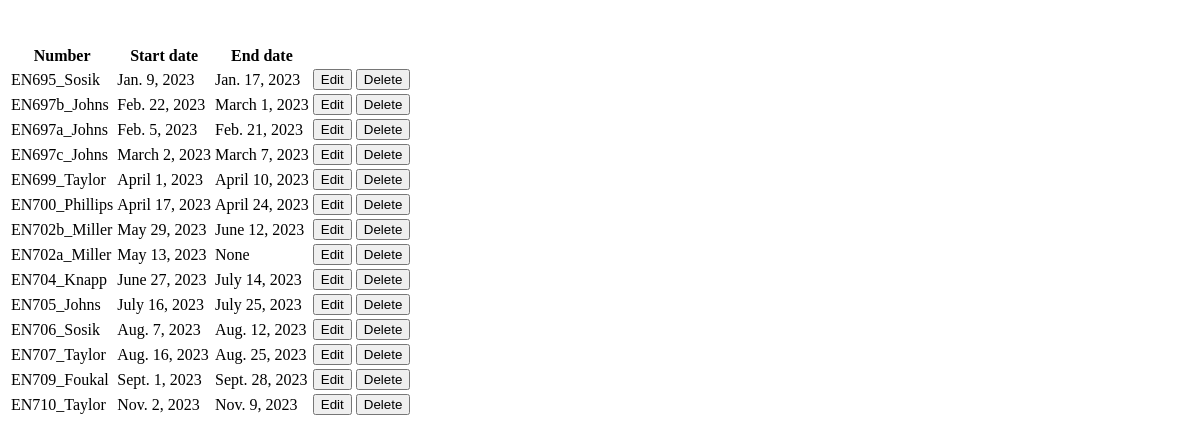
/wwdb/configuration/cruisetablelistget, run on an earlier commit of the app's database.
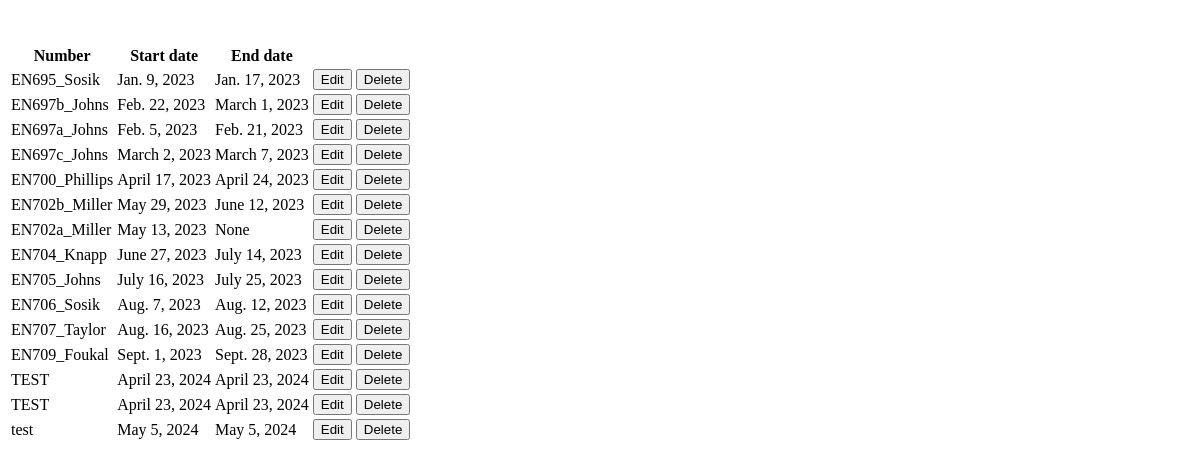
And on a later commit of the database.
### wwdb/models.py (models this page shows, shortened)
class Cruise(models.Model):
    id = models.AutoField(db_column='Id', primary_key=True, blank=True, null=False)
    number = models.TextField(db_column='Number', blank=True, null=True, verbose_name='Cruise number', validators=[validate_commas])
    startdate = models.DateField(db_column='StartDate', blank=True, null=True, verbose_name='Start date')
    enddate = models.DateField(db_column='EndDate', blank=True, null=True, verbose_name='End date')
    winch1status = models.BooleanField(db_column='Winch1Status', blank=True, null=True, verbose_name='Winch 1 status', validators=[validate_commas])
    winch2status = models.BooleanField(db_column='Winch2Status', blank=True, null=True, verbose_name='Winch 2 status', validators=[validate_commas])
    winch3status = models.BooleanField(db_column='Winch3Status', blank=True, null=True, verbose_name='Winch 3 status', validators=[validate_commas])
    winch1blockarrangement = models.TextField(db_column='Winch1BlockArrangement', blank=True, null=True, verbose_name='Winch 1 Block Arrangement', validators=[validate_commas])
    winch2blockarrangement = models.TextField(db_column='Winch2BlockArrangement', blank=True, null=True, verbose_name='Winch 2 Block Arrangement', validators=[validate_commas])
    winch3blockarrangement = models.TextField(db_column='Winch3BlockArrangement', blank=True, null=True, verbose_name='Winch 3 Block Arrangement', validators=[validate_commas])
    winch1termination = models.TextField(db_column='Winch1Termination', blank=True, null=True, verbose_name='Winch 1 Termination', validators=[validate_commas])
    winch2termination = models.TextField(db_column='Winch2Termination', blank=True, null=True, verbose_name='Winch 2 Termination', validators=[validate_commas])
    winch3termination = models.TextField(db_column='Winch3Termination', blank=True, null=True, verbose_name='Winch 3 Termination', validators=[validate_commas])
    winch2spindirection = models.TextField(db_column='Winch2SpinDirection', blank=True, null=True, verbose_name='Winch 3 Spin Direction', validators=[validate_commas])
    winch1notes = models.TextField(db_column='Winch1Notes', blank=True, null=True, verbose_name='Winch 1 Notes', validators=[validate_commas])
    winch2notes = models.TextField(db_column='Winch2Notes', blank=True, null=True, verbose_name='Winch 2 Notes', validators=[validate_commas])
    winch3notes = models.TextField(db_column='Winch3Notes', blank=True, null=True, verbose_name='Winch 3 Notes', validators=[validate_commas])
    scienceprovidedwinch = models.TextField(db_column='ScienceProvidedWinch', blank=True, null=True, verbose_name='Science Provided Winch', validators=[validate_commas])
    class Meta:
        managed = True
        db_table = 'Cruise'
        verbose_name_plural = 'cruise'

### wwdb/views.py (the view)
# urls.py: path('configuration/cruisetablelistget', cruisetablelistget, name='cruisetablelistget'),
def cruisetablelistget(request):
    context = {}
    context['cruise'] = Cruise.objects.all()
    return render(request, 'wwdb/configuration/cruisetablelist.html', context)

### context_processors.py (called while the page is built)
def cast_context(request):
    return {'last': Cast.objects.last()}

### wwdb/templates/wwdb/configuration/cruisetablelist.html (shortened to what this page needs)
<!DOCTYPE html>
<div>
    <table id="cruisetable" class="table display">
        <thead>
            <th>Number</th>
            <th>Start date</th>
            <th>End date</th>
            <th> </th>
            <th> </th>
        </thead>
        <tbody>
            {% for cruise in cruise %}
            {% include 'wwdb/configuration/cruisetablerow.html' %}
            {% endfor %}
        </tbody>
    </table>
</div>

### wwdb/templates/wwdb/configuration/cruisetablerow.html (shortened to what this page needs)
{% load static %}
<tr>
    <td>{{ cruise.number }}</td>
    <td>{{ cruise.startdate }}</td>
    <td>{{ cruise.enddate }}</td>
    <td>
        <button class='btn'
                hx-get="{% url 'cruisetableedit' cruise.pk %}"
                hx-target="closest tr"
                hx-swap="outerHTML">
            Edit
        </button>
    </td>
    <td>
        <button class='btn'
                hx-confirm='Are you sure?'
                hx-target="closest tr"
                hx-swap="outerHTML swap:1s"
                hx-delete="{% url 'cruisetabledelete' cruise.pk %}">
            Delete
        </button>
    </td>
</tr>

What changed in the data, as far as the page shows it:
removed Cruise: number "EN699_Taylor", startdate "April 1, 2023", enddate "April 10, 2023"
removed Cruise: number "EN710_Taylor", startdate "Nov. 2, 2023", enddate "Nov. 9, 2023"
added Cruise: number "TEST", startdate "April 23, 2024", enddate "April 23, 2024"
added Cruise: number "TEST", startdate "April 23, 2024", enddate "April 23, 2024"
added Cruise: number "test", startdate "May 5, 2024", enddate "May 5, 2024"
